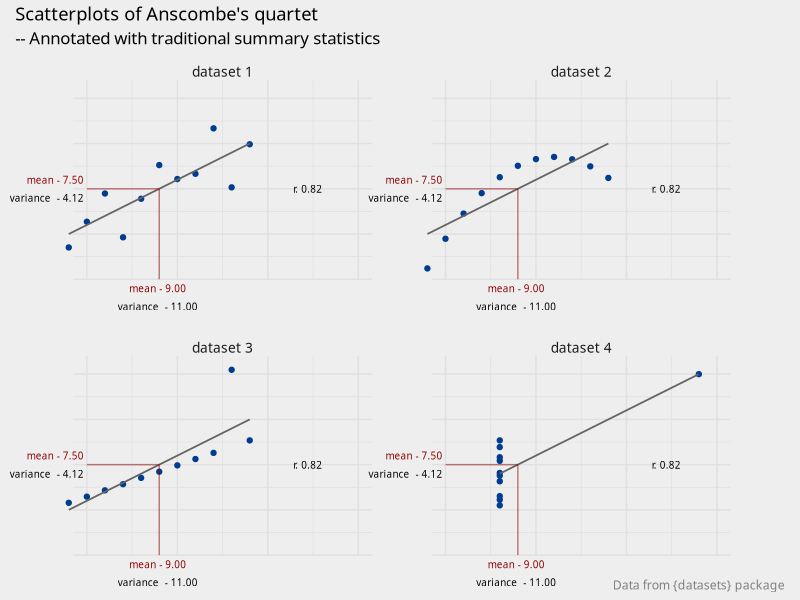
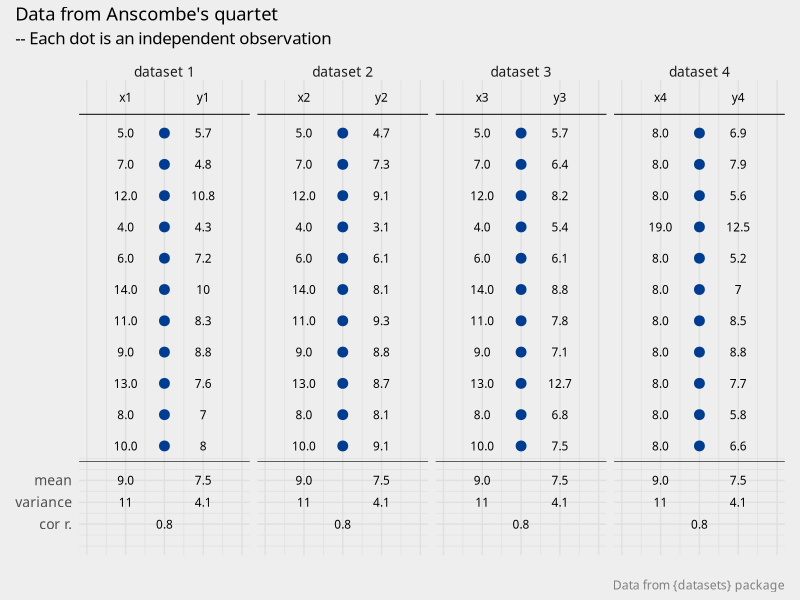

The R source for these figures, in order:
###############################################################################
# Figures for vis4sds 
# Chapter 1
# Author: Roger Beecham
###############################################################################

library(tidyverse) 
library(here) 
library(patchwork)

###############################################################################
# T H E M E S
###############################################################################

site_colours <- list(
  primary = "#003c8f",
  primary_selected = "#1565c0",
  secondary = "#8e0000",
  secondary_selected = "#c62828"
)

update_geom_defaults("label", list(family = "Avenir Next"))
update_geom_defaults("text", list(family = "Avenir Next"))

theme_v_gds <- function(base_size = 11, base_family = "Avenir Next") {
  return <- theme_minimal(base_size, base_family) +
    theme(plot.title = element_text(size = rel(1.2),
                                    family = "Avenir Next Demi Bold"),
          plot.subtitle = element_text(size = rel(1.1),
                                       family = "Avenir Next Medium"),
          plot.caption = element_text(size = rel(.8), color = "grey50",
                                      family = "Avenir Next",
                                      margin = margin(t = 10)),
          plot.tag = element_text(size = rel(.9), color = "grey50",
                                  family = "Avenir Next"),
          strip.text = element_text(size = rel(.9),
                                    family = "Avenir Next"),
          strip.text.x = element_text(margin = margin(t = 1, b = 1)),
          panel.border = element_blank(),
          plot.background = element_rect(fill="#eeeeee", colour = NA),
          axis.ticks = element_blank(),
          panel.grid = element_line(colour="#e0e0e0"),
          axis.title.x = element_text(margin = margin(t = 10)),
          axis.title.y = element_text(margin = margin(r = 10)),
          #legend.margin = margin(t = 0),
          legend.title = element_text(size = rel(0.8)),
          legend.position = "bottom")
  
  return
}
  

# Set ggplot2 theme
theme_set(theme_v_gds())

###############################################################################
# S E S S I O N  1
###############################################################################

plot <- anscombe |> 
  pivot_longer(cols=everything(), names_to="var", values_to="value") |> arrange(var) |>  
  add_column(var_type=c(rep("x",44),rep("y",44)), row_index=rep(1:44,2)) |> 
  mutate(dataset=paste("dataset",str_sub(var,2,2))) |> 
  select(-var) |> 
  pivot_wider(names_from=var_type, values_from=value) |> 
  ggplot(aes(x, y))+
  geom_point(colour=site_colours$primary, fill=site_colours$primary, pch=21) +
  stat_smooth(method=lm, se=FALSE, size=0.6, colour="#636363")+
  annotate("segment", x=9, xend=9, y=2.5, yend=7.5, colour=site_colours$secondary, alpha=.5, size=.5)+
  annotate("segment", x=5, xend=9, y=7.5, yend=7.5, colour=site_colours$secondary, alpha=.5, size=.5)+
  annotate("text", label="mean - 9.00 ",
           vjust="centre", hjust="centre", family="Avenir Next",size=2.5,
           x=9, y=2, colour=site_colours$secondary)+
  annotate("text", label="variance  - 11.00 ",
           vjust="centre", hjust="centre", family="Avenir Next",size=2.5,
           x=9, y=1)+
  annotate("text", label="r. 0.82",
           vjust="centre", hjust="right", family="Avenir Next",size=2.5,
           x=18, y=7.5)+
  annotate("text", label="mean - 7.50 ",
           vjust="centre", hjust="right", family="Avenir Next",size=2.5,
           x=5, y=8, colour=site_colours$secondary)+
  annotate("text", label="variance  - 4.12 ",
           vjust="centre", hjust="right", family="Avenir Next",size=2.5,
           x=5, y=7)+
  facet_wrap(~dataset, nrow=2)+
  coord_equal(xlim = c(5, 20), ylim=c(3,13), # This focuses the x-axis on the range of interest
              clip = 'off')+
  theme(axis.text = element_blank(),
        axis.title.x = element_blank(),
        axis.title.y = element_blank(),
        panel.spacing = unit(3, "lines"))


plot <- plot +
  plot_annotation(
    title="Scatterplots of Anscombe's quartet", 
    subtitle="-- Annotated with traditional summary statistics", 
    caption="Data from {datasets} package"
  )
ggsave(filename=here("figs", "01", "anscombe_plot.svg"), plot=plot,width=7, height=5.5)



plot <- anscombe |> 
  pivot_longer(cols=everything(), names_to="var", values_to="value") |> arrange(var) |>  
  add_column(var_type=c(rep("x",44),rep("y",44)), row_index=rep(1:44,2)) |> 
  mutate(
    dataset=paste("dataset",str_sub(var,2,2)),
    xpos=as.numeric(str_sub(var,2,2))
    ) |> 
  select(-var) |> 
  pivot_wider(names_from=var_type, values_from=value) |> 
  group_by(dataset) |> 
  mutate(
    mean_y=round(mean(y),1), mean_x=format(round(mean(x),1), nsmall=1), var_x=round(var(x),1), var_y=round(var(y),1),
    cor=round(cor(x,y),1),
    ypos=row_number(), x=format(round(x),1, nsmall=1), y=round(y,1),
    ) |> 
  ungroup() |> 
  ggplot(aes(1, ypos))+
  geom_point(colour=site_colours$primary, fill=site_colours$primary, pch=21, size=3) +
  
  geom_text(data=. %>% filter(row_index %in% c(1,12,23,34)), aes(x=1-.5,y=12, label=paste0("x",xpos)), vjust=0, size=3) +
  geom_text(data=. %>% filter(row_index %in% c(1,12,23,34)), aes(x=1+.5,y=12, label=paste0("y",xpos)), vjust=0, size=3) +
  
  geom_text(data=. %>% filter(row_index %in% c(1,12,23,34)), aes(x=1-.5,y=-0.1, label=mean_x), vjust=0.5, size=3) +
  geom_text(data=. %>% filter(row_index %in% c(1,12,23,34)), aes(x=1+.5,y=-0.1, label=mean_y), vjust=0.5, size=3) +
  geom_text(data=. %>% filter(row_index %in% c(1,12,23,34)), aes(x=1-.5,y=-.8, label=var_x), vjust=0.5, size=3) +
  geom_text(data=. %>% filter(row_index %in% c(1,12,23,34)), aes(x=1+.5,y=-.8, label=var_y), vjust=0.5, size=3) +
  geom_text(data=. %>% filter(row_index %in% c(1,12,23,34)), aes(x=1,y=-1.5, label=cor), vjust=0.5, size=3) +
  
  
  geom_text(aes(x=1-.5,y=ypos, label=x), size=3) +
  geom_text(aes(x=1+.5,y=ypos, label=y), size=3) +
  geom_hline(yintercept=11.6, size=.35) +
  geom_hline(yintercept=.5, size=.2) +
  facet_wrap(~dataset, nrow=1) +
  scale_x_continuous(limits=c(0,2))+
  
  scale_y_continuous(limits=c(-1.8,12), labels=c("mean","variance","cor r."), breaks=c(-.1, -.8, -1.5))+
  theme(
    axis.text.x = element_blank(),
    axis.text.y = element_text(size=10),
    axis.title.y = element_blank(),
    axis.title.x = element_blank()
  )
  

plot <- plot +
  plot_annotation(
    title="Data from Anscombe's quartet", 
    subtitle="-- Each dot is an independent observation", 
    caption="Data from {datasets} package"
  ) 


ggsave(filename=here("figs", "01", "anscombe_data.svg"), plot=plot,width=7, height=5.5)

